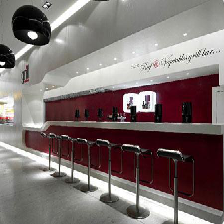
#> input picture you_part/test_color/source/p1.png, 224 x 224 px
$ python color_pic.py
#> lines starting #> are read from the running program, lines starting #| are printed output that depends on the picture
import numpy as np
import cv2

source_img_path = './test_color/source/p1.png'
boundary_img_path = './test_color/source/p2.png'

source_img = cv2.imread(source_img_path)
#> source_img is the input picture: shape (224, 224, 3); mean B, G, R 110.8, 112.3, 124.1
boundary_img = cv2.imread(boundary_img_path)
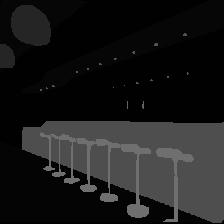
#> input picture you_part/test_color/source/p2.png, 224 x 224 px
#> boundary_img is the input picture: shape (224, 224, 3); min 0, max 111, mean 26.7

print (source_img.shape)
#| (224, 224, 3)
print (boundary_img.shape)
#| (224, 224, 3)
gray_boundary_image = cv2.cvtColor(boundary_img, cv2.COLOR_BGR2GRAY)

if (source_img.shape == boundary_img.shape):
    for i in range(source_img.shape[0]):
        for j in range(source_img.shape[1]):
            print (gray_boundary_image[i,j])
            if (gray_boundary_image[i,j] > 4):
                m = 1
                # print ("AAA")
                source_img[i,j,1:] = gray_boundary_image[i,j]
#> this loop made 224 passes
#> (printed output is left out)
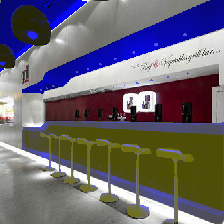
#> source_img: shape (224, 224, 3); mean B, G, R 110.8, 101.8, 106.7
            # else:
            #     print ("BBB")
                # source_img[i,j,:] = gray_boundary_image[i,j]
    cv2.imwrite('new_img.png',source_img)


else:
    print ("shape are different! Skip this pair!")
